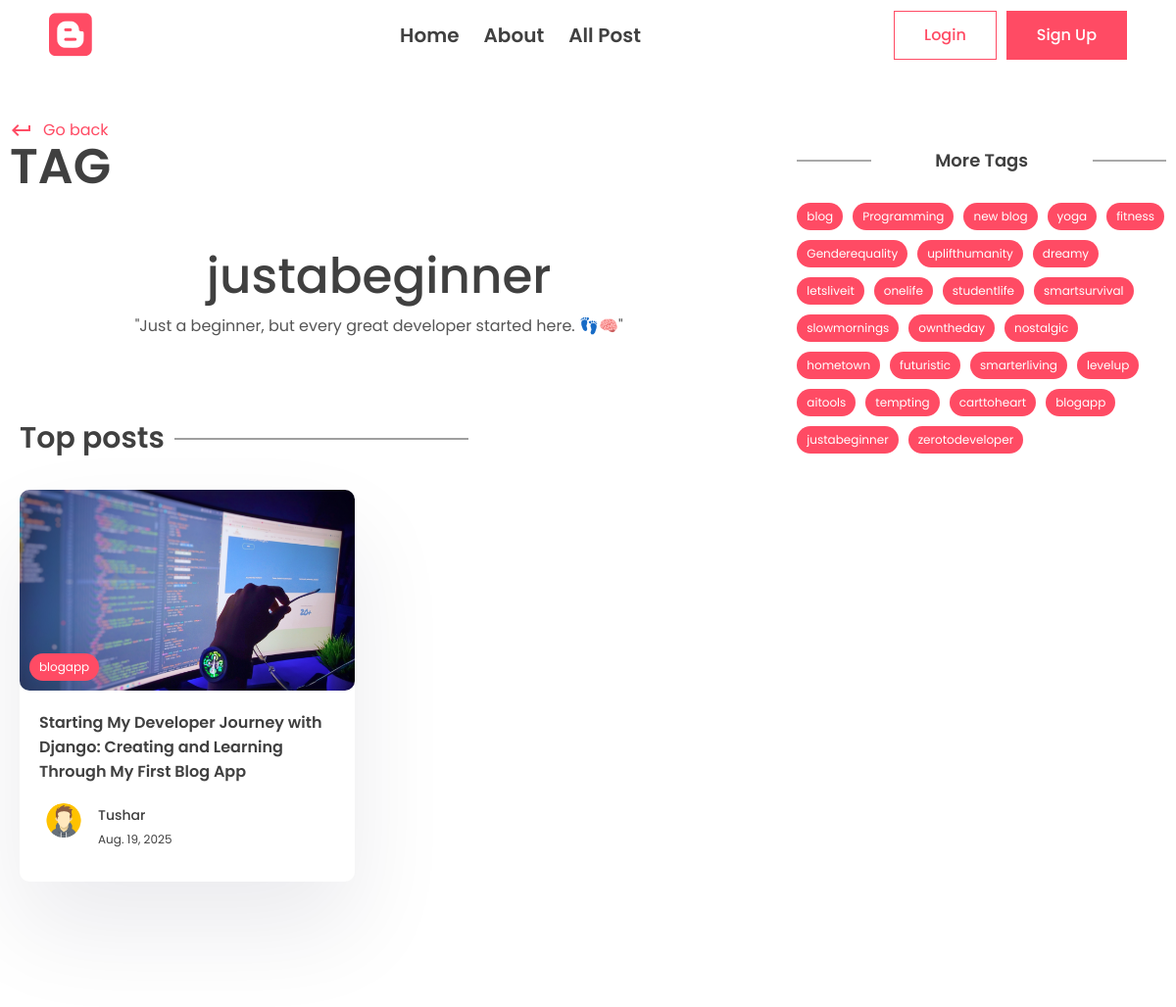
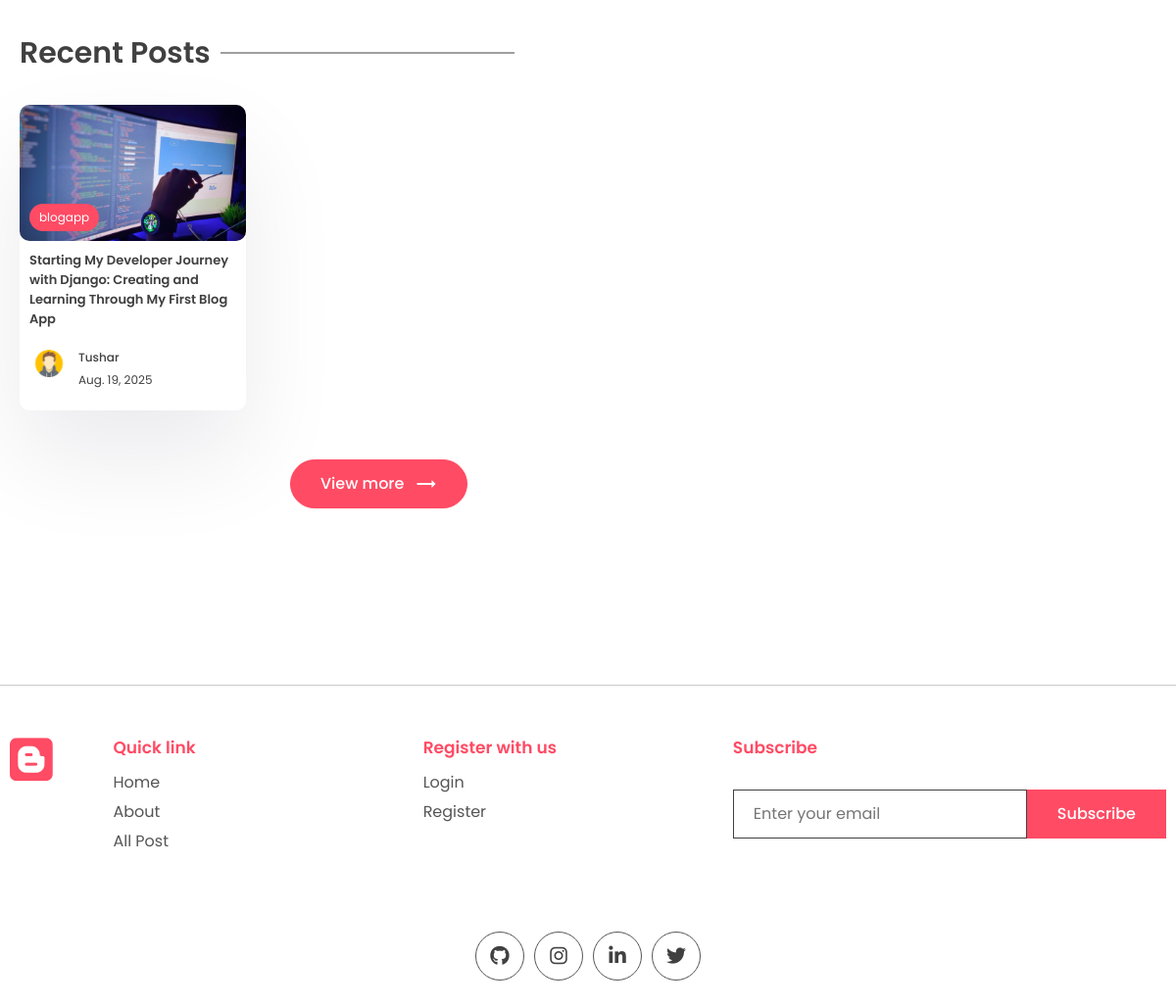
Page /tag/beginner on the committed database (2 pictures, top to bottom).
### app/models.py (models this page shows, shortened)
class Tag(models.Model):
    name=models.CharField(max_length=100)
    description=models.CharField(max_length=100)
    slug=models.SlugField(max_length=200,unique=True)

class Post(models.Model):
    title=models.CharField(max_length=200)
    content=models.TextField()
    last_updated=models.DateTimeField(auto_now=True)
    slug=models.SlugField(max_length=200,unique=True)
    image=models.ImageField(null=True,blank=True,upload_to="images/")
    tags=models.ManyToManyField(Tag,blank=True,related_name='post')
    view_count=models.IntegerField(null=True,blank=True)
    is_featured=models.BooleanField(default=False)
    author=models.ForeignKey(User,on_delete=models.CASCADE,null=True,blank=True)
    bookmarks=models.ManyToManyField(User,related_name="bookmarks",default=None,blank=True)
    likes=models.ManyToManyField(User,related_name="post_like",default=None,blank=True)

class Profile(models.Model):
    user=models.OneToOneField(User,on_delete=models.CASCADE)
    profile_image=models.ImageField(null=True,blank=True,upload_to="images/")
    slug=models.SlugField(unique=True,max_length=200)
    bio=models.CharField(max_length=200)

### app/views.py (the view)
# urls.py: path('tag/<slug:slug>',views.tag_page,name='tag_page'),
def tag_page(request,slug):
    tag=Tag.objects.get(slug=slug)
    top_posts=Post.objects.filter(tags__in=[tag.id]).order_by('-view_count')[0:2]
    recent_posts=Post.objects.filter(tags__in=[tag.id]).order_by('-last_updated')[0:2]
    tags=Tag.objects.all()
    context={'tag':tag,'top_posts':top_posts,'recent_posts':recent_posts,'tags':tags}
    return render(request,'app/tag.html',context)

### app/templates/app/tag.html (shortened to what this page needs)
{% extends "base.html" %}
{% block content %}
      <div class="container">
        <div class="layout">
          <div class="left">
            <div class="page-top">
              <div class="top flex">
                <div class="page-name">
                  <a href="#" class="learn">
                    <span class="material-icons"> keyboard_return </span> Go
                    back
                  </a>
                  <h1>Tag</h1>
                </div>
              </div>
            </div>
            <center>
              <div class="typo">
                <h1 class="title">{{tag.name}}</h1>
                <p>
                    {{tag.description}}
                </p>
              </div>
            </center>
            <section class="sp">
              <div class="container">
                <h1 class="sec-title">Top posts</h1>
                <div class="grid-2 blog">
                  {% for post in  top_posts %}
                  <a href="{% url 'post_page' post.slug %}">
                    <div class="card">
                      <div class="post-img">
                        <img src="{{post.image.url}}" alt="" />
                        <div class="tag">{{post.tags.all.0.name}}</div>
                      </div>
                      <div class="card-content">
                        <h3>
                            {{post.title}}
                        </h3>
                        <div class="author">
                          <div class="profile-pic">
                            <img src="{{post.author.profile.profile_image.url}}" alt="" />
                          </div>
                          <div class="details">
                            <p>{{post.author.first_name}}</p>
                            <small>{{post.last_updated | date}}</small>
                          </div>
                        </div>
                      </div>
                    </div>
                  </a>
                  {% endfor %}
                </div>
              </div>
            </section>
            <section class="sp">
              <div class="container">
                <h1 class="sec-title">Recent Posts</h1>
                <div class="grid-3 blog-grid">
                  {% for post in recent_posts %}
                  <a href="{% url 'post_page' post.slug %}">
                    <div class="card">
                      <div class="post-img">
                        <img src="{{post.image.url}}" alt="" />
                        <div class="tag">{{post.tags.all.0.name}}</div>
                      </div>
                      <div class="card-content">
                        <h3>
                          {{post.title}}
                        </h3>
                        <div class="author">
                          <div class="profile-pic">
                            <img src="{{post.author.profile.profile_image.url}}" alt="" />
                          </div>
                          <div class="details">
                            <p>{{post.author.first_name}}</p>
                            <small>{{post.last_updated | date}}</small>
                          </div>
                        </div>
                      </div>
                    </div>
                  </a>
                  {% endfor %}
                </div>
                <center>
                  <button class="btn btn-primary rounded view">
                    View more
                    <span class="material-icons"> trending_flat </span>
                  </button>
                </center>
              </div>
            </section>
          </div>
          <div class="right">
            <div class="block">
              <h2 class="title2">More Tags</h2>
              <div class="blog-tags">
                {% for tag in tags %}
                <a href="{% url 'tag_page' tag.slug %}" class="tag">{{tag.name}}</a>
                {% endfor %}
              </div>
            </div>
          </div>
        </div>
      </div>
{% endblock content %}

### app/static/app/style.css (style rules this page uses)
* { margin: 0; padding: 0; box-sizing: border-box; text-decoration: none; border: none; outline: none; list-style: none; font-family: "Poppins", sans-serif; color: var(--black); }
:root { --red: #ff4b64; --black: #404040; --des: #555555; --shadow: #ffffff1a 0px 1px 1px 0px inset, #32325d40 0px 50px 100px -20px, #0000004d 0px 30px 60px -30px; --shadow2: rgba(17, 12, 46, 0.084) 0px 48px 100px 0px; }
html { font-size: 62.5%; }
[class*="grid"] { display: grid; }
img { width: 100%; }
.container { max-width: 1220px; margin: auto; padding: 0 10px; }
p, a { font-size: 1.6rem; color: var(--des); }
.btn { cursor: pointer; height: 5rem; padding: 0 3rem; font-size: 1.6rem; font-weight: 500; border: 1px solid var(--red); display: flex; align-items: center; justify-content: center; gap: 1rem; }
.btn span { color: white; }
.btn-primary { background: var(--red); color: white; }
.rounded { border-radius: 5rem; }
.typo { width: 50%; margin-top: 5rem; }
.title { font-size: 5rem; font-weight: 500; }
.sp { padding: 8rem 0; }
.grid-2 { grid-template-columns: 1.3fr 1fr; align-items: center; }
.post-img { height: 40rem; width: 100%; overflow: hidden; border-radius: 1rem; }
.post-img img { height: 100%; object-fit: cover; object-position: center; }
.learn { display: flex; align-items: center; gap: 1rem; color: var(--red); margin-top: 2rem; }
.learn span { color: #ff4b64; }
.sec-title { font-size: 3rem; font-weight: 600; position: relative; width: fit-content; margin-bottom: 3rem; }
.sec-title::after { content: ""; position: absolute; right: -31rem; height: 1px; width: 30rem; background: var(--black); top: 50%; transform: translateY(-50%); }
.grid-3 { display: grid; grid-template-columns: repeat(3, 1fr); gap: 2rem; }
.card { background: white; box-shadow: var(--shadow2); border-radius: 1rem; cursor: pointer; transition: 0.3s; }
.post-img { position: relative; }
.tag { position: absolute; bottom: 1rem; left: 1rem; background: var(--red); color: white; border-radius: 5rem; padding: 0.5rem 1rem; font-size: 1.2rem; }
.card-content { padding: 2rem; padding-bottom: 3rem; }
.card h3 { font-size: 1.6rem; font-weight: 600; }
.card .post-img { width: 100%; height: unset; aspect-ratio: 1/0.6; }
.author { display: flex; align-items: center; gap: 1rem; margin-top: 2rem; }
.profile-pic { width: 5rem; aspect-ratio: 1/1; border-radius: 50%; overflow: hidden; }
.author p { color: var(--black); font-weight: 500; font-size: 1.4rem; }
.author small { color: var(--black); font-size: 1.2rem; }
.view { margin-top: 5rem; }
.layout { display: flex; gap: 5rem; align-items: flex-start; }
.left { width: 100%; height: 100%; }
.right { position: sticky; top: 70px; height: 100%; width: 50%; }
.page-name h1 { font-size: 5rem; text-transform: uppercase; font-weight: 600; line-height: 5rem; }
.flex { display: flex; align-items: flex-end; justify-content: space-between; }
.left .typo { width: 100%; }
.blog { grid-template-columns: 1fr 1fr; gap: 5rem; }
.title2 { position: relative; font-size: 1.8rem; text-align: center; font-weight: 600; margin-bottom: 3rem; }
.title2::before { content: ""; position: absolute; height: 1px; width: 20%; background: var(--des); left: 0; top: 50%; transform: translateY(-50%); }
.title2::after { content: ""; position: absolute; height: 1px; width: 20%; background: var(--des); right: 0; top: 50%; transform: translateY(-50%); }
.blog-grid { gap: 2rem; }
.blog-grid .card-content { padding: 1rem; padding-bottom: 2rem; }
.blog-grid .card h3 { font-size: 1.3rem; font-weight: 600; }
.blog-grid .profile-pic { width: 4rem; }
.blog-grid .author p { font-size: 1.2rem; }
.block { margin-top: 5rem; }
.blog-tags .tag { position: unset; width: fit-content; }
.blog-tags { display: flex; align-items: center; flex-wrap: wrap; gap: 1rem; margin-top: 3rem; }

### rows in the picture
Tag: name "justabeginner", description "\"Just a beginner, but every great developer started here. 👣🧠\""
Post: image (picture), tags.all.0.name "blogapp", title "Starting My Developer Journey with Django: Creating and Learning Through My First Blog App", author.profile.profile_image (picture), author.first_name "Tushar", last_updated "Aug. 19, 2025"
Tag: name "blog"
Tag: name "Programming"
Tag: name "new blog"
Tag: name "yoga"
Tag: name "fitness"
Tag: name "Genderequality"
Tag: name "uplifthumanity"
Tag: name "dreamy"
Tag: name "letsliveit"
Tag: name "onelife"
Tag: name "studentlife"
Tag: name "smartsurvival"
Tag: name "slowmornings"
Tag: name "owntheday"
Tag: name "nostalgic"
Tag: name "hometown"
Tag: name "futuristic"
Tag: name "smarterliving"
Tag: name "levelup"
Tag: name "aitools"
Tag: name "tempting"
Tag: name "carttoheart"
Tag: name "blogapp"
Tag: name "zerotodeveloper"
